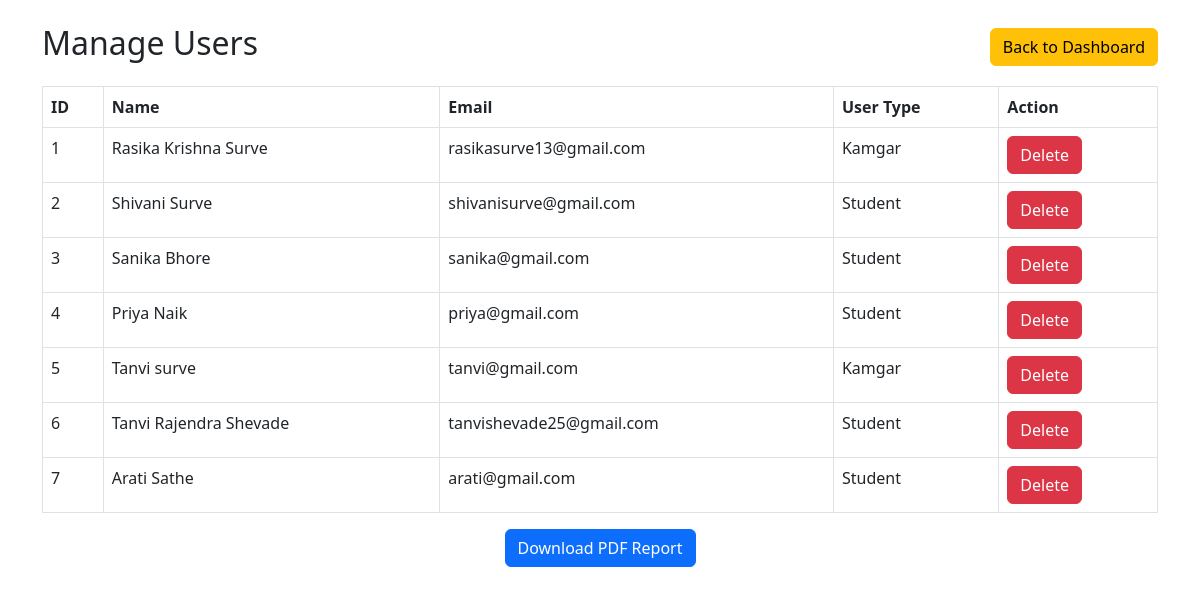
The app's page /admin/admin_users.php (signed in) with its own data.
### tables this page shows
CREATE TABLE `users` (
  `id` int(11) NOT NULL,
  `name` varchar(100) NOT NULL,
  `email` varchar(100) NOT NULL,
  `password` varchar(255) NOT NULL,
  `user_type` enum('student','kamgar') NOT NULL,
  `institution_name` varchar(255) DEFAULT NULL,
  `company_name` varchar(255) DEFAULT NULL,
  `created_at` timestamp NOT NULL DEFAULT current_timestamp(),
  `photo` varchar(255) DEFAULT NULL
);

### admin/admin_users.php (the view, shortened to what this page needs)
<?php
include "../config.php";
$result = $conn->query("SELECT * FROM users");
?>
<!DOCTYPE html>
<html lang="en">
<head>
<link href="https://cdn.jsdelivr.net/npm/bootstrap@5.3.0/dist/css/bootstrap.min.css"
rel="stylesheet">
</head>
<body>
<div class="container mt-4">
    <div class="d-flex justify-content-between align-items-center mb-3">
       <h2>Manage Users</h2>
        <a href="admin_dashboard.php" class="btn btn-warning">Back to Dashboard</a>
    </div>
<table class="table table-bordered">
<thead>
<tr>
<th>ID</th><th>Name</th><th>Email</th><th>User Type</th><th>Action</th>
</tr>
</thead>
<tbody>
<?php while ($row = $result->fetch_assoc()): ?>
<tr>
<td><?= $row["id"] ?></td>
<td><?= $row["name"] ?></td>
<td><?= $row["email"] ?></td>
<td><?= ucfirst($row["user_type"]) ?></td>
<td>
<a href="delete_user.php?id=<?= $row['id'] ?>" class="btn btn-danger btn
sm">Delete</a>
</td>
</tr>
<?php endwhile; ?>
</tbody>
</table>
<center><a href="generate_report.php" class="btn btn-primary">Download PDF Report</a></center>
</div>
</body>
</html>

### records on screen
users: id "1", name "Rasika Krishna Surve", email "rasikasurve13@gmail.com", user_type "Kamgar"
users: id "2", name "Shivani Surve", email "shivanisurve@gmail.com", user_type "Student"
users: id "3", name "Sanika Bhore", email "sanika@gmail.com", user_type "Student"
users: id "4", name "Priya Naik", email "priya@gmail.com", user_type "Student"
users: id "5", name "Tanvi surve", email "tanvi@gmail.com", user_type "Kamgar"
users: id "6", name "Tanvi Rajendra Shevade", email "tanvishevade25@gmail.com", user_type "Student"
users: id "7", name "Arati Sathe", email "arati@gmail.com", user_type "Student"
